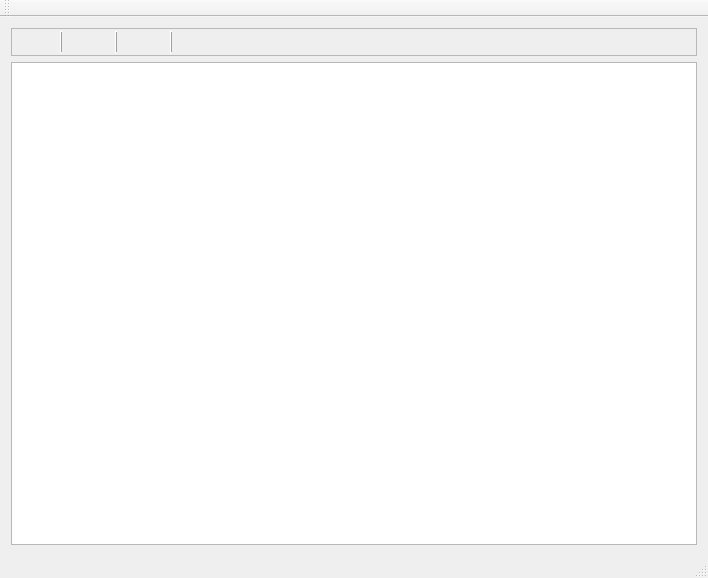
<?xml version="1.0" encoding="UTF-8"?>
<ui version="4.0">
 <class>MainWindow</class>
 <widget class="QMainWindow" name="MainWindow">
  <property name="geometry">
   <rect>
    <x>0</x>
    <y>0</y>
    <width>708</width>
    <height>578</height>
   </rect>
  </property>
  <property name="windowTitle">
   <string>MainWindow</string>
  </property>
  <widget class="QWidget" name="centralWidget">
   <layout class="QVBoxLayout" name="verticalLayout">
    <item>
     <widget class="QFrame" name="frame">
      <property name="frameShape">
       <enum>QFrame::StyledPanel</enum>
      </property>
      <property name="frameShadow">
       <enum>QFrame::Raised</enum>
      </property>
      <layout class="QHBoxLayout" name="horizontalLayout">
       <property name="leftMargin">
        <number>2</number>
       </property>
       <property name="topMargin">
        <number>2</number>
       </property>
       <property name="rightMargin">
        <number>2</number>
       </property>
       <property name="bottomMargin">
        <number>2</number>
       </property>
       <item>
        <widget class="QPushButton" name="bnSave">
         <property name="enabled">
          <bool>false</bool>
         </property>
         <property name="text">
          <string/>
         </property>
         <property name="icon">
          <iconset resource="../global/resourses/res.qrc">
           <normaloff>:/my_icons/icons/012-diskette.png</normaloff>:/my_icons/icons/012-diskette.png</iconset>
         </property>
         <property name="iconSize">
          <size>
           <width>32</width>
           <height>32</height>
          </size>
         </property>
         <property name="shortcut">
          <string>Ctrl+S</string>
         </property>
         <property name="flat">
          <bool>true</bool>
         </property>
        </widget>
       </item>
       <item>
        <widget class="QFrame" name="frame_2">
         <property name="frameShape">
          <enum>QFrame::VLine</enum>
         </property>
         <property name="frameShadow">
          <enum>QFrame::Raised</enum>
         </property>
        </widget>
       </item>
       <item>
        <widget class="QPushButton" name="bnStartStop">
         <property name="text">
          <string/>
         </property>
         <property name="icon">
          <iconset resource="../global/resourses/res.qrc">
           <normaloff>:/my_icons/icons/031-stop-2.png</normaloff>:/my_icons/icons/031-stop-2.png</iconset>
         </property>
         <property name="iconSize">
          <size>
           <width>32</width>
           <height>32</height>
          </size>
         </property>
         <property name="shortcut">
          <string>Ctrl+Z</string>
         </property>
         <property name="flat">
          <bool>true</bool>
         </property>
        </widget>
       </item>
       <item>
        <widget class="QFrame" name="frame_3">
         <property name="frameShape">
          <enum>QFrame::VLine</enum>
         </property>
         <property name="frameShadow">
          <enum>QFrame::Raised</enum>
         </property>
        </widget>
       </item>
       <item>
        <widget class="QPushButton" name="bnClear">
         <property name="text">
          <string/>
         </property>
         <property name="icon">
          <iconset resource="../global/resourses/res.qrc">
           <normaloff>:/my_icons/icons/017-file.png</normaloff>:/my_icons/icons/017-file.png</iconset>
         </property>
         <property name="iconSize">
          <size>
           <width>32</width>
           <height>32</height>
          </size>
         </property>
         <property name="flat">
          <bool>true</bool>
         </property>
        </widget>
       </item>
       <item>
        <widget class="QFrame" name="frame_4">
         <property name="frameShape">
          <enum>QFrame::VLine</enum>
         </property>
         <property name="frameShadow">
          <enum>QFrame::Raised</enum>
         </property>
        </widget>
       </item>
       <item>
        <widget class="QLabel" name="labelSenderName">
         <property name="sizePolicy">
          <sizepolicy hsizetype="Expanding" vsizetype="Preferred">
           <horstretch>0</horstretch>
           <verstretch>0</verstretch>
          </sizepolicy>
         </property>
         <property name="text">
          <string/>
         </property>
        </widget>
       </item>
      </layout>
     </widget>
    </item>
    <item>
     <widget class="QTextEdit" name="textLog">
      <property name="font">
       <font>
        <family>Courier New</family>
        <pointsize>10</pointsize>
       </font>
      </property>
      <property name="html">
       <string>&lt;!DOCTYPE HTML PUBLIC &quot;-//W3C//DTD HTML 4.0//EN&quot; &quot;http://www.w3.org/TR/REC-html40/strict.dtd&quot;&gt;
&lt;html&gt;&lt;head&gt;&lt;meta name=&quot;qrichtext&quot; content=&quot;1&quot; /&gt;&lt;style type=&quot;text/css&quot;&gt;
p, li { white-space: pre-wrap; }
&lt;/style&gt;&lt;/head&gt;&lt;body style=&quot; font-family:'Courier New'; font-size:10pt; font-weight:400; font-style:normal;&quot;&gt;
&lt;p style=&quot;-qt-paragraph-type:empty; margin-top:0px; margin-bottom:0px; margin-left:0px; margin-right:0px; -qt-block-indent:0; text-indent:0px;&quot;&gt;&lt;br /&gt;&lt;/p&gt;&lt;/body&gt;&lt;/html&gt;</string>
      </property>
     </widget>
    </item>
   </layout>
  </widget>
  <widget class="QMenuBar" name="menuBar">
   <property name="geometry">
    <rect>
     <x>0</x>
     <y>0</y>
     <width>708</width>
     <height>22</height>
    </rect>
   </property>
  </widget>
  <widget class="QToolBar" name="mainToolBar">
   <attribute name="toolBarArea">
    <enum>TopToolBarArea</enum>
   </attribute>
   <attribute name="toolBarBreak">
    <bool>false</bool>
   </attribute>
  </widget>
  <widget class="QStatusBar" name="statusBar"/>
 </widget>
 <layoutdefault spacing="6" margin="11"/>
 <resources>
  <include location="../global/resourses/res.qrc"/>
 </resources>
 <connections/>
</ui>
